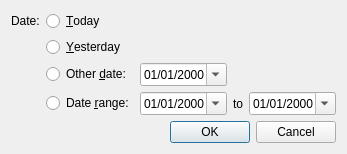
<?xml version="1.0" encoding="UTF-8"?>
<ui version="4.0">
 <class>DateInputDialogClass</class>
 <widget class="QDialog" name="DateInputDialogClass">
  <property name="geometry">
   <rect>
    <x>0</x>
    <y>0</y>
    <width>326</width>
    <height>145</height>
   </rect>
  </property>
  <property name="windowTitle">
   <string>Enter date</string>
  </property>
  <layout class="QGridLayout" name="gridLayout_3" rowstretch="0,0,0,0">
   <item row="3" column="0">
    <widget class="QDialogButtonBox" name="buttonBox">
     <property name="standardButtons">
      <set>QDialogButtonBox::Cancel|QDialogButtonBox::Ok</set>
     </property>
    </widget>
   </item>
   <item row="1" column="0">
    <widget class="QWidget" name="widget_4" native="true">
     <layout class="QGridLayout" name="gridLayout" columnstretch="0,0,1,0,1">
      <property name="margin">
       <number>0</number>
      </property>
      <item row="0" column="0">
       <widget class="QLabel" name="dateLabel">
        <property name="text">
         <string>Date:</string>
        </property>
       </widget>
      </item>
      <item row="0" column="1">
       <widget class="QRadioButton" name="todaySelect">
        <property name="text">
         <string>&amp;Today</string>
        </property>
       </widget>
      </item>
      <item row="1" column="1">
       <widget class="QRadioButton" name="yesterdaySelect">
        <property name="text">
         <string>&amp;Yesterday</string>
        </property>
       </widget>
      </item>
      <item row="2" column="1">
       <widget class="QRadioButton" name="otherDateSelect">
        <property name="text">
         <string>Other &amp;date:</string>
        </property>
       </widget>
      </item>
      <item row="2" column="2">
       <widget class="QDateEdit" name="otherDateInput">
        <property name="displayFormat">
         <string>MM/dd/yyyy</string>
        </property>
        <property name="calendarPopup">
         <bool>true</bool>
        </property>
       </widget>
      </item>
      <item row="3" column="1">
       <widget class="QRadioButton" name="dateRangeSelect">
        <property name="text">
         <string>Date &amp;range:</string>
        </property>
       </widget>
      </item>
      <item row="3" column="2">
       <widget class="QDateEdit" name="firstDateInput">
        <property name="displayFormat">
         <string>MM/dd/yyyy</string>
        </property>
        <property name="calendarPopup">
         <bool>true</bool>
        </property>
       </widget>
      </item>
      <item row="3" column="3">
       <widget class="QLabel" name="dateRangeToLabel">
        <property name="text">
         <string>to</string>
        </property>
       </widget>
      </item>
      <item row="3" column="4">
       <widget class="QDateEdit" name="lastDateInput">
        <property name="displayFormat">
         <string>MM/dd/yyyy</string>
        </property>
        <property name="calendarPopup">
         <bool>true</bool>
        </property>
       </widget>
      </item>
     </layout>
    </widget>
   </item>
   <item row="2" column="0">
    <spacer name="verticalSpacer">
     <property name="orientation">
      <enum>Qt::Vertical</enum>
     </property>
     <property name="sizeHint" stdset="0">
      <size>
       <width>20</width>
       <height>40</height>
      </size>
     </property>
    </spacer>
   </item>
  </layout>
 </widget>
 <layoutdefault spacing="6" margin="11"/>
 <resources/>
 <connections>
  <connection>
   <sender>buttonBox</sender>
   <signal>accepted()</signal>
   <receiver>DateInputDialogClass</receiver>
   <slot>accept()</slot>
   <hints>
    <hint type="sourcelabel">
     <x>403</x>
     <y>202</y>
    </hint>
    <hint type="destinationlabel">
     <x>369</x>
     <y>211</y>
    </hint>
   </hints>
  </connection>
  <connection>
   <sender>buttonBox</sender>
   <signal>rejected()</signal>
   <receiver>DateInputDialogClass</receiver>
   <slot>reject()</slot>
   <hints>
    <hint type="sourcelabel">
     <x>294</x>
     <y>183</y>
    </hint>
    <hint type="destinationlabel">
     <x>251</x>
     <y>211</y>
    </hint>
   </hints>
  </connection>
  <connection>
   <sender>otherDateSelect</sender>
   <signal>toggled(bool)</signal>
   <receiver>otherDateInput</receiver>
   <slot>setEnabled(bool)</slot>
   <hints>
    <hint type="sourcelabel">
     <x>156</x>
     <y>80</y>
    </hint>
    <hint type="destinationlabel">
     <x>250</x>
     <y>81</y>
    </hint>
   </hints>
  </connection>
  <connection>
   <sender>dateRangeSelect</sender>
   <signal>toggled(bool)</signal>
   <receiver>firstDateInput</receiver>
   <slot>setEnabled(bool)</slot>
   <hints>
    <hint type="sourcelabel">
     <x>117</x>
     <y>112</y>
    </hint>
    <hint type="destinationlabel">
     <x>229</x>
     <y>117</y>
    </hint>
   </hints>
  </connection>
  <connection>
   <sender>dateRangeSelect</sender>
   <signal>toggled(bool)</signal>
   <receiver>dateRangeToLabel</receiver>
   <slot>setEnabled(bool)</slot>
   <hints>
    <hint type="sourcelabel">
     <x>197</x>
     <y>105</y>
    </hint>
    <hint type="destinationlabel">
     <x>338</x>
     <y>113</y>
    </hint>
   </hints>
  </connection>
  <connection>
   <sender>dateRangeSelect</sender>
   <signal>toggled(bool)</signal>
   <receiver>lastDateInput</receiver>
   <slot>setEnabled(bool)</slot>
   <hints>
    <hint type="sourcelabel">
     <x>95</x>
     <y>112</y>
    </hint>
    <hint type="destinationlabel">
     <x>458</x>
     <y>111</y>
    </hint>
   </hints>
  </connection>
 </connections>
</ui>
